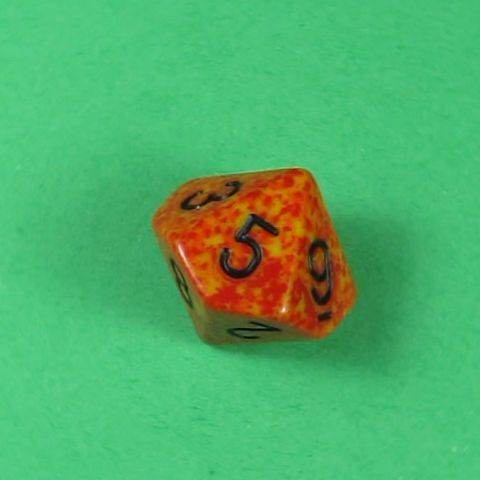
#> input picture dice/train/d10/d10_color054.jpg, 480 x 480 px; its folder holds only this picture in this run
$ python boundingboxes.py
#> lines starting #> are read from the running program, lines starting #| are printed output that depends on the picture; after the words box and inside, x2 and y2 are one past the last pixel; in counts of white or black regions, pixels touching at a corner belong together
import glob
import re
import os
import cv2
from os.path import splitext, join


def normalizeBoundingBox(x, y, w, h, image_width, image_height):
    """This function normalizes a bounding box.
    It takes a coordinate (x,y) from the top-left corner, calculates the center of the box,
    and then it divides each component by the image dimensions.
    Args:
       x (int)           : top-left x-coordinate.
       y (int)           : top-left y-coordinate.
       w (int)           : bounding box width.
       h (int)           : bounding box height.
       image_width (int) : image width.
       image_height (int): image height.
    Returns:
       x_norm (float)    : normalized x-center coordinate.
       y_norm (float)    : normalized y-center coordinate.
       w_norm (float)    : normalized bounding box width.
       h_norm (float)    : normalized bounding box height.
    """

    x_center = (x + (w // 2)) / float(image_width)
    y_center = (y + (h // 2)) / float(image_height)
    w_norm = w / float(image_width)
    h_norm = h / float(image_height)

    return x_center, y_center, w_norm, h_norm


def generateBoundingBoxAndSave(im):
    """This function generate a bounding box and save it to a file.
    It takes an input image, a destination folder, and a new name for the image.
    Args:
       from_path         : The input image.
       to_path           : The destination folder.
       new_name          : A new name for the image in the destination folder.
    Returns:
       new_filename      : The new filename for the image.
       x_norm (float)    : normalizec x-center coordinate.
       y_norm (float)    : normalized y-center coordinate.
       w_norm (float)    : normalized bounding box width.
       h_norm (float)    : normalized bounding box height.
    """
    gray = cv2.cvtColor(im, cv2.COLOR_BGR2GRAY)
    blur = cv2.GaussianBlur(gray, (5, 5), 0)
    thresImg = cv2.adaptiveThreshold(
        blur, 255, cv2.ADAPTIVE_THRESH_GAUSSIAN_C, cv2.THRESH_BINARY_INV, 11, 2)

    # Warning: In OpenCV old versions the next function returns three results: image, contours, hierarchy
    contours, hierarchy = cv2.findContours(cv2.bilateralFilter(
        thresImg, 9, 75, 75), cv2.RETR_EXTERNAL, cv2.CHAIN_APPROX_SIMPLE)

    largest_area = 0
    largest_contour_index = 0

    index = 0
    for cnt in contours:
        area = cv2.contourArea(cnt, False)
        if area > largest_area:
            largest_area = area
            largest_contour_index = index
        index += 1

    x, y, w, h = cv2.boundingRect(contours[largest_contour_index])
    # im.shape returns height, width, color channels)
    x_norm, y_norm, w_norm, h_norm = normalizeBoundingBox(
        x, y, w, h, im.shape[1], im.shape[0])
    #cv2.imwrite(join(to_path, new_filename), im)

    return x_norm, y_norm, w_norm, h_norm

def genRectangle(im, filename):
    gray = cv2.cvtColor(im, cv2.COLOR_BGR2GRAY)
    blur = cv2.GaussianBlur(gray, (5, 5), 0)
    thresImg = cv2.adaptiveThreshold(
        blur, 255, cv2.ADAPTIVE_THRESH_GAUSSIAN_C, cv2.THRESH_BINARY_INV, 11, 2)

    # Warning: In OpenCV old versions the next function returns three results: image, contours, hierarchy
    contours, hierarchy = cv2.findContours(cv2.bilateralFilter(
        thresImg, 9, 75, 75), cv2.RETR_EXTERNAL, cv2.CHAIN_APPROX_SIMPLE)

    largest_area = 0
    largest_contour_index = 0

    index = 0
    for cnt in contours:
        area = cv2.contourArea(cnt, False)
        if area > largest_area:
            largest_area = area
            largest_contour_index = index
        index += 1

    x, y, w, h = cv2.boundingRect(contours[largest_contour_index])
    # im.shape returns height, width, color channels)
    x_norm, y_norm, w_norm, h_norm = normalizeBoundingBox(
        x, y, w, h, im.shape[1], im.shape[0])

    start_point = (x,y)
    end_point = (x+w,y+h)
    color = (255,0,0)
    thickness = 2
    image = cv2.rectangle(im, start_point, end_point, color, thickness)


    cv2.imwrite(filename, image)

    return x_norm, y_norm, w_norm, h_norm

def generateTrainTxt(output="train.txt",directory="dice/train"):
    image_paths = glob.glob(f"{directory}/**/*.jpg", recursive=True)
    f = open(output, "a")
    for filename in image_paths:
        f.write(filename+"\n")
    f.close()

def resizeImages(directory="dice/train/"):
#> called with directory = 'dice/train/'
    image_paths = glob.glob(f"{directory}/**/*.jpg", recursive=True)

    for filename in image_paths:
        img = cv2.imread(filename)
#> img is the input picture: shape (480, 480, 3); mean B, G, R 105.7, 175.3, 80.1
        scale_percent = 20
        width = int(img.shape[1] * scale_percent / 100)
#> width = 96
        height = int(img.shape[0] * scale_percent / 100)
#> height = 96
        dim = (width,height)
#> dim = (96, 96)
        im = cv2.resize(img,dim, interpolation= cv2.INTER_AREA)
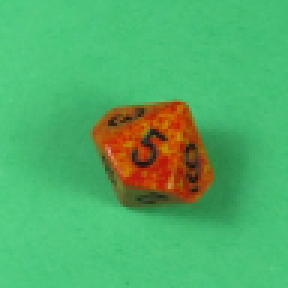
#> im: shape (96, 96, 3) (shown 3 times larger); mean B, G, R 105.7, 175.3, 80.1
        cv2.imwrite(filename, im)
#> pass 2 of the loop in resizeImages, `for filename in image_paths:`:
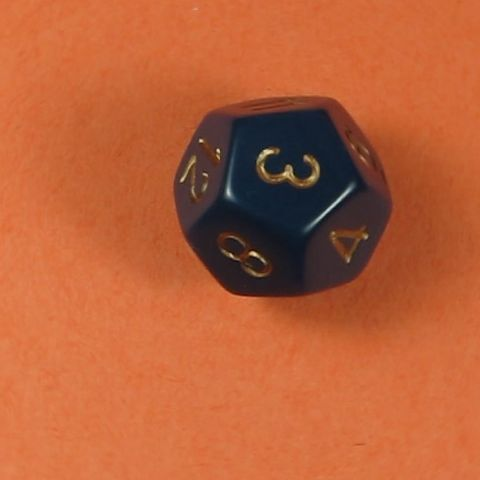
#> input picture dice/train/d12/d12_color059.jpg, 480 x 480 px
#> in resizeImages, img is the input picture: shape (480, 480, 3); mean B, G, R 58.1, 96.9, 184.1

def generateTxtFiles(directory="dice/train/"):
#> called with directory = 'dice/train'
    print("generating")
    dice = [4,6,8,10,12,20]
    image_paths = glob.glob(f"{directory}/**/*.jpg", recursive=True)
    for filename in image_paths:
        if filename.endswith(".jpg") or filename.endswith(".png"):
            image_path = filename
            img = cv2.imread(image_path)
#> img: shape (96, 96, 3)
            x_norm, y_norm, w_norm, h_norm = generateBoundingBoxAndSave(img)
#> in generateBoundingBoxAndSave, `gray = cv2.cvtColor(im, cv2.COLOR_BGR2GRAY)`:
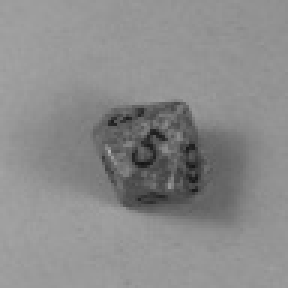
#> gray: shape (96, 96) (shown 3 times larger); min 22, max 177, mean 138.9
#> in generateBoundingBoxAndSave, `thresImg = cv2.adaptiveThreshold( blur, 255, cv2.ADAPTIVE_THRESH_GAUSS..`:
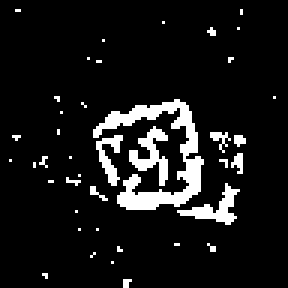
#> thresImg: shape (96, 96) (shown 3 times larger); 9% white; 41 white regions (36 under 20 px)
#> in generateBoundingBoxAndSave, `contours, hierarchy = cv2.findContours(cv2.bilateralFilter( thresImg, ..`: contours = 38 contours, 37 with area under 20; largest, box (x1, y1, x2, y2) and area: (31, 33, 80, 75) 1138
#> the loop in generateBoundingBoxAndSave, `for cnt in contours:` made 38 passes
#> (area, largest_area) on pass 27: (1138, 1138)
#> after the loop in generateBoundingBoxAndSave, `for cnt in contours:`: index = 38; largest_area = 1138; largest_contour_index = 26
#> in generateBoundingBoxAndSave, `x, y, w, h = cv2.boundingRect(contours[largest_contour_index])`: x = 31; y = 33; w = 49; h = 42
#> in normalizeBoundingBox, `x_center = (x + (w // 2)) / float(image_width)`: x_center = 0.573
#> in normalizeBoundingBox, `y_center = (y + (h // 2)) / float(image_height)`: y_center = 0.562
#> in normalizeBoundingBox, `w_norm = w / float(image_width)`: w_norm = 0.51
#> in normalizeBoundingBox, `h_norm = h / float(image_height)`: h_norm = 0.438
#> in generateBoundingBoxAndSave, `x_norm, y_norm, w_norm, h_norm = normalizeBoundingBox( x, y, w, h, im...`: x_norm = 0.573; y_norm = 0.562; w_norm = 0.51; h_norm = 0.438
#> x_norm = 0.573; y_norm = 0.562; w_norm = 0.51; h_norm = 0.438
            label_path = image_path.replace("jpg","txt")
            dice_type = re.search("/([A-z]*([0-9]+))+/(?!.*\1)",image_path).group().replace('/','').replace('d','') # gets type of dice
            print("label path:", label_path)
            dice_index = dice.index(int(dice_type))
            f = open(label_path, "w")
            f.write(str(dice_index) +" "+str(x_norm) + " " + str(y_norm) + " " + str(w_norm) + " " + str(h_norm))
            f.close()
        else:
            print("not jpg")
            continue
#> pass 2 of the loop in generateTxtFiles, `for filename in image_paths:`:
#> in generateBoundingBoxAndSave (call 2), `gray = cv2.cvtColor(im, cv2.COLOR_BGR2GRAY)`:
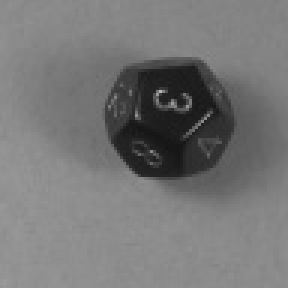
#> gray: shape (96, 96) (shown 3 times larger); min 20, max 182, mean 118.5
#> in generateBoundingBoxAndSave (call 2), `thresImg = cv2.adaptiveThreshold( blur, 255, cv2.ADAPTIVE_THRESH_GAUSS..`:
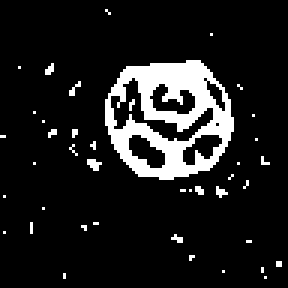
#> thresImg: shape (96, 96) (shown 3 times larger); 11.2% white; 41 white regions (40 under 20 px)
#> contours = 40 contours, 39 with area under 20; largest, box (x1, y1, x2, y2) and area: (35, 20, 78, 60) 1348
#> the loop in generateBoundingBoxAndSave (call 2), `for cnt in contours:` made 40 passes
#> (area, largest_area) on pass 38: (1348.5, 1348.5)
#> after the loop in generateBoundingBoxAndSave (call 2), `for cnt in contours:`: index = 40; largest_area = 1348.5; largest_contour_index = 37
#> x = 35; y = 20; w = 43; h = 40
#> in generateBoundingBoxAndSave (call 2), `x_norm, y_norm, w_norm, h_norm = normalizeBoundingBox( x, y, w, h, im...`: x_norm = 0.583; y_norm = 0.417; w_norm = 0.448; h_norm = 0.417
#> in generateTxtFiles, `x_norm, y_norm, w_norm, h_norm = generateBoundingBoxAndSave(img)`: x_norm = 0.583; y_norm = 0.417; w_norm = 0.448; h_norm = 0.417

if __name__=="__main__":
    # This rescales and saves all images to be 96x96
    resizeImages()
    # This generates a label txt file. Each label txt file has the same name as the image and is in the same folder
    generateTxtFiles("dice/train")
    #This generates test.txt. Used for YOLO. Get thes name of each image
    generateTrainTxt(output="test.txt", directory='dice/train')

    """
    image_paths = glob.glob(f"{'dice/train'}/**/*.jpg", recursive=True)
    for filename in image_paths:
        image = cv2.imread(filename)
        genRectangle(image,filename)
    """
